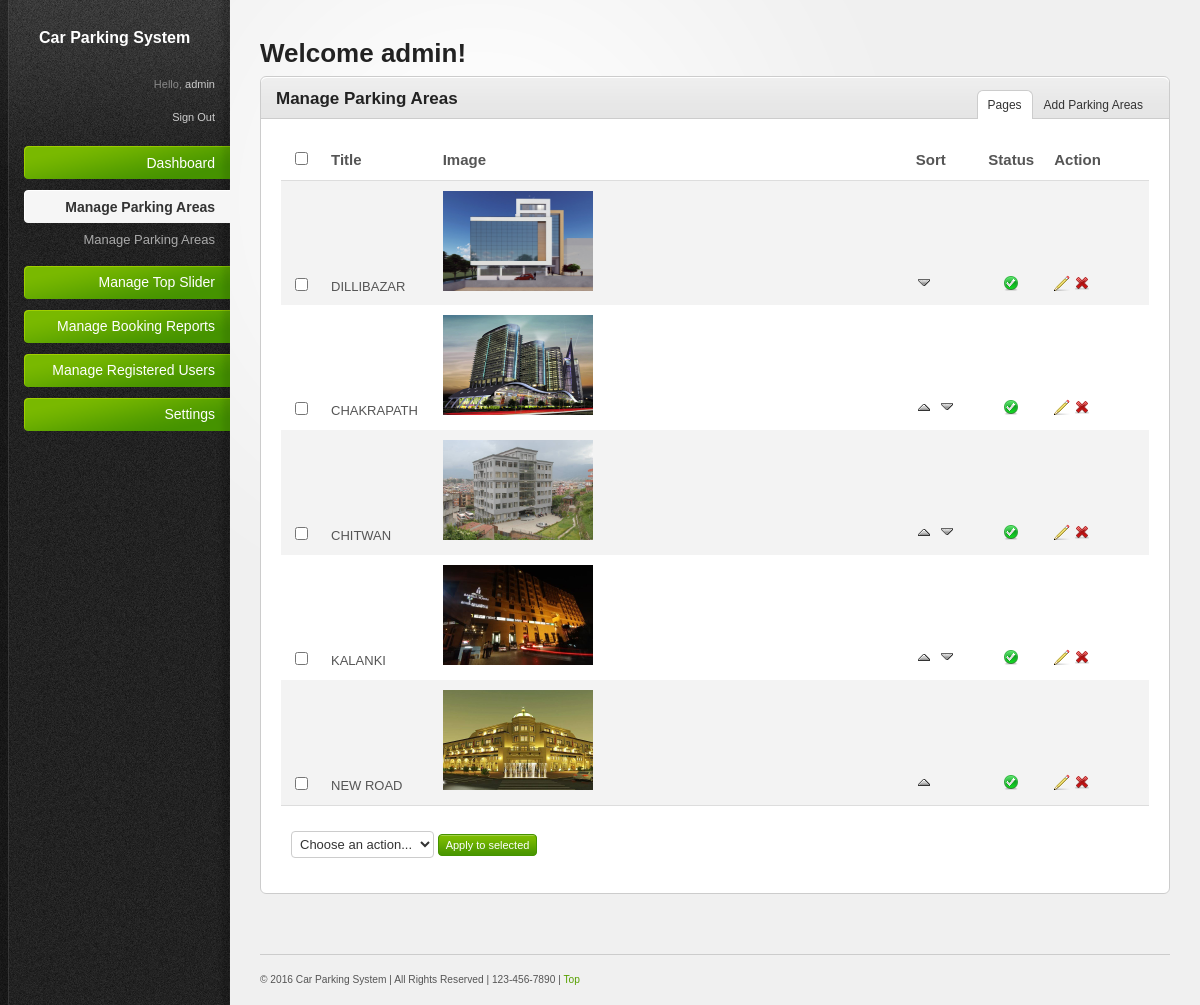
Page /admin/parking_areas.php (signed in) on the committed database.
### tables this page shows
CREATE TABLE `tbl_parkingareas` (
  `id` int(11) NOT NULL,
  `sort1` int(11) NOT NULL,
  `title` varchar(255) NOT NULL,
  `image` varchar(255) NOT NULL,
  `short_des` varchar(255) NOT NULL,
  `description` text NOT NULL,
  `status` int(11) NOT NULL
);

### admin/proj_resources/inc_files/paging.php (called while the page is built, shortened)
<?php
$pagination = new Pagination();
class Pagination
{
	var $page;
	var $size;
	var $total_records;
	function Pagination($page = null, $size = null, $total_records = null)
	{
		$this->page = $page;
		$this->size = $size;
		$this->total_records = $total_records;
	}
	function setPage($page)
	{
		$this->page = 0+$page;
	}
	function setSize($size)
	{
		$this->size = 0+$size;
	}
	function setTotalRecords($total)
	{
		$this->total_records = 0+$total;
	}
	function getLimitSql()
	{
		$sql = "LIMIT " . $this->getLimit();
		return $sql;
	}
	function getLimit()
	{
		if ($this->total_records == 0)
		{
			$lastpage = 0;
		}
		else
		{
			$lastpage = ceil($this->total_records/$this->size);
		}
		$page = $this->page;
		if ($this->page < 1)
		{
			$page = 1;
		}
		else if ($this->page > $lastpage && $lastpage > 0)
		{
			$page = $lastpage;
		}
		else
		{
			$page = $this->page;
		}
		$sql = ($page - 1) * $this->size . "," . $this->size;
		return $sql;
	}
}
?>

### admin/parking_areas.php (the view, shortened to what this page needs)
<?php
include("proj_resources/inc_files/header_tag.php");
$total_record = mysql_num_rows(mysql_query("select * from tbl_parkingareas"));
$pagination->setTotalRecords($total_record);
$pagination->setLink("".$pagename."?page=%s");
$sql = "SELECT * FROM tbl_parkingareas  ORDER BY sort1 ASC " . $pagination->getLimitSql();
$query=mysql_query($sql);
$order_row=mysql_num_rows($query);
 ?>
<body>
<div id="body-wrapper">
<?php include("proj_resources/inc_files/left_sidebar.php"); ?>
		<div id="main-content">
			<h2>Welcome <?php echo $_SESSION['adm']; ?>!</h2>
			<div class="content-box">
				<div class="content-box-header">
					<h3>Manage Parking Areas</h3>
					<ul class="content-box-tabs">
						<li><a href="#tab1" <?php if(!isset($_GET['act'])) { ?>  class="default-tab" <?php } ?>>Pages</a></li>
						<?php if(isset($_GET['act'])) { ?>
						<li><a href="#tab2"   class="default-tab">Modify Parking Areas </a></li>
						<?php } else { ?>
						<li><a href="#tab2">Add Parking Areas </a></li>
						<?php } ?>
					</ul>
				</div>
				<div class="content-box-content">
					<div class="tab-content<?php if(!isset($_GET['act'])) { ?> default-tab <?php } ?>" id="tab1">
							<form method="post" action="<?php echo $pagename; ?>">
						<table>
							<thead>
								<tr>
								   <th width="20"><input class="check-all" id="allbox" name="allbox" type="checkbox" /></th>
								   <th width="94">Title</th>
								   <th width="606">Image</th>
								   <th width="64">Sort</th>
								   <th width="42">Status</th>
								   <th width="104">Action</th>
								</tr>
							</thead>
							<tfoot>
								<tr>
									<td colspan="6">
										<div class="bulk-actions align-left">
											<select name="dropdown" id="dropdown">
												<option value="">Choose an action...</option>
											</select>
                                            <input type="submit" class="button" value="Apply to selected" onClick="return submit_validation();">
										</div>
									</td>
								</tr>
							</tfoot>
							<tbody>
						  <?php
						   $order_counter=1;
						   while($row=mysql_fetch_array($query)){ ?>
								<tr>
									<td valign="middle"><input type="checkbox" name="all_delete[]" value="<?php echo $row['id']; ?>" /></td>
									<td valign="middle"><?php echo $row['title']; ?></td>
									<td><img src="uploads/parkingareas/<?php echo $row['image']; ?>" width="150" height="100"></td>
									<td valign="middle">	<?php 	if($order_counter!=1) { ?>
		<a href='<?php echo $pagename; ?>?id=<?php echo $row['id']; ?>&order=<?php echo $row['sort1'] ?>&page=<?php if(isset($_REQUEST['page'])) { echo $_REQUEST['page']; } else { echo "1"; } ?>&d=up'  onclick="return confirm('Are you sure you want to move up?')"><img src="proj_resources/images/up.gif" alt="Up" title="Up"></a>&nbsp;
<?php } ?>
<?php if($order_counter!=$order_row) { ?>
	<a href='<?php echo $pagename; ?>?id=<?php echo $row['id']; ?>&order=<?php echo $row['sort1'] ?>&page=<?php if(isset($_REQUEST['page'])) { echo $_REQUEST['page']; } else { echo "1"; } ?>&d=down' onClick="return confirm('Are you sure you want to move down?')"><img src="proj_resources/images/down.gif" alt="Down" title="Down"></a>
<?php } ?></td>
									<td align="center" valign="middle" style="text-align:center;"><?php if($row['status']==1)  { ?>
<a href="<?php echo $pagename; ?>?action=unpub&id=<?php echo $row['id']; ?>&page=<?php if(isset($_REQUEST['page'])) { echo $_REQUEST['page']; }  else { echo "1"; }  ?>" onClick="return confirm('Are you sure you want to unpublish?')"><img src="proj_resources/images/icons/tick_circle.png" title="UnPublish" alt="UnPublish"></a>
<?php }  ?></td>
									<td valign="middle">
										 <a href="<?php echo $pagename; ?>?act=update&id=<?php echo $row['id']; ?>&page=<?php if(isset($_REQUEST['page'])) { echo $_REQUEST['page']; } else { echo "1"; } ?>" title="Edit"><img src="proj_resources/images/icons/pencil.png" alt="Edit" /></a>
											<a href="<?php echo $pagename; ?>?action=delete&id=<?php echo $row['id']; ?>&page=<?php if(isset($_REQUEST['page'])) { echo $_REQUEST['page']; }  else { echo "1"; }  ?>" onClick="return confirm('Are you sure you want to delete?')"><img src="proj_resources/images/icons/cross.png" alt="Delete" /> </a>
									</td>
								</tr>
							<?php	$order_counter++;} ?>
							</tbody>
						</table>
						</form>
					</div>
				</div>
			</div>
			<?php include("proj_resources/inc_files/footer_inc.php"); ?>
		</div>
	</div>
</body>
</html>

### admin/proj_resources/css/style.css (style rules this page uses)
html { font-size: 100%; height: 100%; margin-bottom: 1px; }
body { font-family: Arial, Helvetica, sans-serif; color: #555; background: #f0f0f0 url('../images/bg-body.gif') top left repeat-y; font-size: 12px; }
#body-wrapper { background: url('../images/bg-radial-gradient.gif') fixed 230px top no-repeat; }
h1, h2, h3, h4, h5, h6 { font-family: Helvetica, Arial, sans-serif; color: #222; font-weight: bold; }
h2 { font-size: 26px; padding: 0 0 10px 0; }
h3 { font-size: 17px; padding: 0 0 10px 0; }
a { color: #57a000; text-decoration: none; }
.align-left { float: left; }
.button { font-family: Verdana, Arial, sans-serif; display: inline-block; background: #459300 url('../images/bg-button-green.gif') top left repeat-x !important; border: 1px solid #459300 !important; padding: 4px 7px 4px 7px !important; color: #fff !important; font-size: 11px !important; cursor: pointer; }
#main-content { margin: 0 30px 0 260px; padding: 40px 0 0 0; }
#main-content ul, #main-content ol { padding: 10px 0; }
#main-content ul li { padding: 2px 7px 3px 5px; }
.content-box { border: 1px solid #ccc; margin: 0 0 20px 0; background: #fff; }
.content-box-header { background: #e5e5e5 url('../images/bg-content-box.gif') top left repeat-x; margin-top: 1px; height: 40px; }
.content-box-header h3 { padding: 12px 15px 10px; float: left; }
ul.content-box-tabs { float: right; padding: 12px 15px 0 0 !important; margin: 0 !important; }
ul.content-box-tabs li { float: left; margin: 0; padding: 0 !important; background-image: none !important; }
ul.content-box-tabs li a { color: #333; padding: 8px 10px; display: block; margin: 1px; border-bottom: 0; }
ul.content-box-tabs li a.current { background: #fff; border: 1px solid #ccc; border-bottom: 0; margin: 0; }
.content-box-content { padding: 20px; font-size: 13px; border-top: 1px solid #ccc; }
#main-content table { width: 100%; border-collapse: collapse; }
#main-content table thead th { font-weight: bold; font-size: 15px; border-bottom: 1px solid #ddd; }
#main-content tbody { border-bottom: 1px solid #ddd; }
#main-content tbody tr.alt-row { background: #f3f3f3; }
#main-content table td, #main-content table th { padding: 10px; line-height: 1.3em; }
#main-content table tfoot td .bulk-actions { padding: 15px 0 5px 0; }
#main-content table tfoot td .bulk-actions select { padding: 4px; border: 1px solid #ccc; }
form input.text-input, form select, form textarea, form .wysiwyg { padding: 6px; font-size: 13px; background: #fff url('../images/bg-form-field.gif') top left repeat-x; border: 1px solid #d5d5d5; color: #333; }
form select { padding: 4px; background: #fff; }
form input[type="checkbox"], form input[type="radio"] { padding: 0; background: none; border: 0; }

### admin/proj_resources/css/invalid.css (style rules this page uses)
.button, #main-content table tfoot td .bulk-actions select, .pagination a.number, form input.text-input, form textarea, form .wysiwyg, form select, .dp-popup { -moz-border-radius: 4px; -webkit-border-radius: 4px; border-radius: 4px; }
.content-box, .content-box-header, ul.content-box-tabs li a.current, .shortcut-button, .notification { -moz-border-radius: 6px; -webkit-border-radius: 6px; border-radius: 6px; }
.content-box-header { -moz-border-radius-bottomleft: 0; -moz-border-radius-bottomright: 0; -webkit-border-bottom-left-radius: 0; -webkit-border-bottom-right-radius: 0; border-bottom-left-radius: 0; border-bottom-right-radius: 0; }
ul.content-box-tabs li a.current { -moz-border-radius-bottomleft: 0; -moz-border-radius-bottomright: 0; -webkit-border-bottom-left-radius: 0; -webkit-border-bottom-right-radius: 0; border-bottom-left-radius: 0; border-bottom-right-radius: 0; }

### rows in the picture
tbl_parkingareas: title "DILLIBAZAR", image (picture), status 1 (drawn)
tbl_parkingareas: title "CHAKRAPATH", image (picture), status 1 (drawn)
tbl_parkingareas: title "CHITWAN", image (picture), status 1 (drawn)
tbl_parkingareas: title "KALANKI", image (picture), status 1 (drawn)
tbl_parkingareas: title "NEW ROAD", image (picture), status 1 (drawn)

### other values in the picture
$_SESSION['adm'] "admin"
